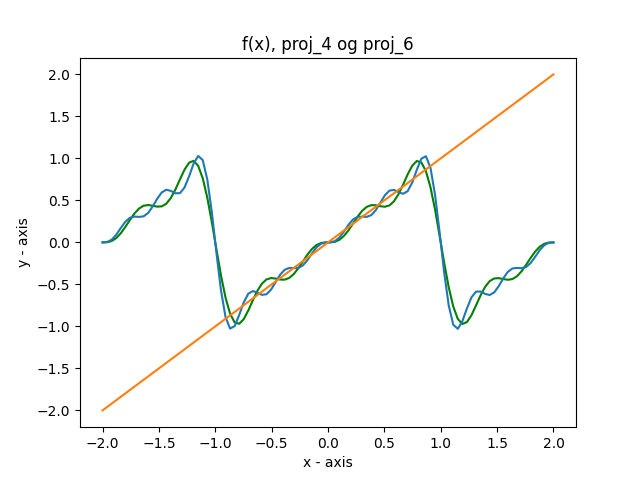

Generate this figure with Python:
# importing the required module 
import matplotlib.pyplot as plt
from scipy.integrate import quad
import numpy as np
from numpy import cos, sin, pi
from scipy import integrate

def integrad0(x):
    return (1/2)*x

def integradA(x,n):
    return x*cos(n*x*pi)

def integradB(x,n):
    return x*sin(n*x*pi)

sum0 = quad(integrad0,-1,1)[0]
sumA_4 = 0
sumB_4 = 0
sumA_6 = 0
sumB_6 = 0

X = np.linspace(-2,2, 100)
i = 1
while i<=4:
    sumA_4 += quad(integradA, -1,1,i)[0]*cos(i*pi*X)
    sumB_4 += quad(integradB, -1,1,i)[0]*sin(i*pi*X)
    sumA_6 += quad(integradA, -1,1,i)[0]*cos(i*pi*X)
    sumB_6 += quad(integradB, -1,1,i)[0]*sin(i*pi*X)
    i +=1
while i <= 6:
    sumA_6 += quad(integradA, -1,1,i)[0]*cos(i*pi*X)
    sumB_6 += quad(integradB, -1,1,i)[0]*sin(i*pi*X)
    i+=1

def proj_4(X):
    return sum0+sumA_4+sumB_4

def proj_6(X):
    return sum0+sumA_6+sumB_6

def f(X):
    return X

plt.plot(X, proj_4(X), color='green', label='N=4')
plt.plot(X, proj_6(X), label='N=6')
plt.plot(X, f(X), label='f')


plt.xlabel('x - axis') 
plt.ylabel('y - axis') 
  
plt.title('f(x), proj_4 og proj_6') 
plt.savefig("opg2h.png");
